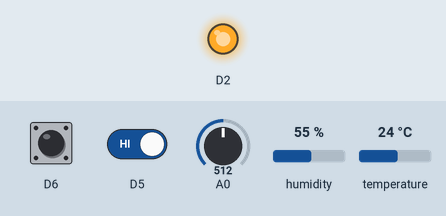
The sketch below on a simulated ESP8266 (NodeMCU). Parts: output pins drawn as LEDs (lit = HIGH). Inputs (shaded band) come from the test bench; at power-on: A0 = 512, D6 LOW, D5 HIGH, temperature 24 °C, humidity 55 %. What the sketch prints to the serial monitor is not drawn.

Above: at 3.2 s.
3.3 s: A0 set to 499
At 3.6 s:
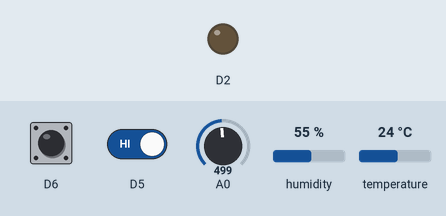
4.8 s: A0 set to 511
At 6.1 s:
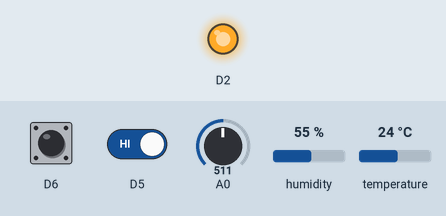
6.4 s: A0 set to 306
At 7.0 s:
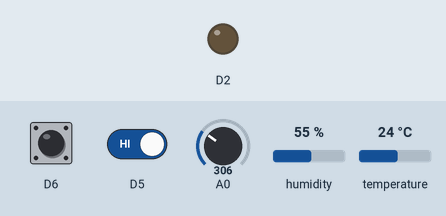
7.9 s: D6 driven HIGH and D5 driven LOW
13.9 s: D6 pulsed LOW 2 times (0.12 s each, 0.3 s apart)
20.5 s: temperature set to 4 °C
Timing chart, 0 to 23.5 s (numbered marks = the images above; inputs shaded):
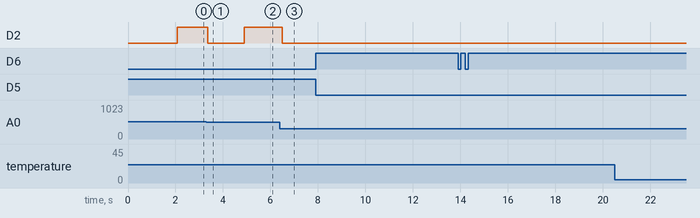

The sketch:

Main_ESP.ino
```cpp
/*
#################################################################
 #  SENIOR PROJECT 2                                           #
 #  TOPIC : DESIGN A SYSTEM OF WATERING THE PLANTS BY MOBILE   #
 #                                                             #
 #       Advisor: Assoc. Prof. TRUONG NGOC SON                 #
 #       Student:                                              #
 #        LE THI KIEU GIANG   ID Student: 19119001             #
 #        NGUYEN HUNG THINH   ID Student: 19119056             #
#################################################################
*/
#define BLYNK_TEMPLATE_ID "TMPL_Gr0TOMH"
#define BLYNK_DEVICE_NAME "SENIOR 2"
#define BLYNK_FIRMWARE_VERSION        "0.1.0"
#define BLYNK_PRINT Serial
#define BLYNK_DEBUG
#define APP_DEBUG
#define USE_NODE_MCU_BOARD
#define DHTPIN 5
#define DHTTYPE DHT11
#include "BlynkEdgent.h"
#include "DHT.h"
DHT dht(DHTPIN, DHTTYPE);
unsigned long times=millis();
bool isPushOn = false;
int Pump_button;
BlynkTimer timer;
void setup()
{
  Serial.begin(115200);
  delay(100);
  BlynkEdgent.begin();
  Blynk.syncVirtual(V0);
  delay(100);
  dht.begin();
  pinMode(A0,INPUT);
  pinMode(D2,OUTPUT);
  pinMode(D5,INPUT);
  pinMode(D6,INPUT);
}
BLYNK_WRITE(V0) {
 Pump_button = param.asInt();
 isPushOn = true;
}
void loop() {
  BlynkEdgent.run();
  int Rain_notification = digitalRead(D5);
  int Waterlevel_notification = digitalRead(D6);
  int analog = analogRead(A0);
  int phantramao = map(analog, 0, 1023, 0, 100);
  int phantram = 100 - phantramao;
  float h = dht.readHumidity();
  float t = dht.readTemperature();
  Blynk.virtualWrite(V5,Rain_notification);
  Blynk.virtualWrite(V7,Waterlevel_notification);
  // Create LED notification in Blynk Application
  if (Rain_notification == 0 and Waterlevel_notification == 1){
    Blynk.virtualWrite(V6, 1);
    Blynk.virtualWrite(V4, 0);
    }else if (Rain_notification == 1 and Waterlevel_notification == 0)
    {
      for(int i = 0; i<5; i++)
      {
        Blynk.virtualWrite(V6, 1);
        Blynk.virtualWrite(V4, 1);
        delay(5);
        Blynk.virtualWrite(V6, 0);
        Blynk.virtualWrite(V4, 0);
        delay(5);
      }
  }
  if (Rain_notification == 0 and Waterlevel_notification == 0){
    Blynk.virtualWrite(V4, 0);
    for(int i = 0; i<5; i++){
      Blynk.virtualWrite(V6, 1);
      delay(5);
      Blynk.virtualWrite(V6, 0);
      delay(5);
    }
  }else if (Rain_notification == 1 and Waterlevel_notification == 1)
  {
    Blynk.virtualWrite(V6, 1);
    for(int i = 0; i<5; i++){
      Blynk.virtualWrite(V4, 1);
      delay(5);
      Blynk.virtualWrite(V4, 0);
      delay(5);
    }
  }
  // Create Threshold for Pump by D2 Pin of ESP8266
  if (Pump_button == 0){
    if (phantram <= 50){
      digitalWrite(D2,HIGH);
      isPushOn = false;
    }
    else if ( phantram > 50){
      digitalWrite(D2,LOW);
    }
  }
    if(isPushOn == true){
      digitalWrite(D2,Pump_button);
      isPushOn = false;
    }
    // Send the value from board into V1, V2, V3 of Blynk Application
    Blynk.virtualWrite(V1, t);
    Blynk.virtualWrite(V2, h);
    Blynk.virtualWrite(V3, phantram);
    // Display data in the Window of Serial motor
    Serial.print("Percentage: "+ String(phantram) + "%\t");
    Serial.print("Humidity: " + String(h) + "%\t");
    Serial.println("Temperature: " + String(t) + "*C");
}
```

Measured:
- the behaviour switches between 507 and 506 on A0 (found by bisection; images 0 and 1)
- after the input at 3.3 s, D2: HIGH → LOW after 0.06 s
- after the input at 4.8 s, D2: LOW → HIGH after 0.10 s
- after the input at 6.4 s, D2: HIGH → LOW after 0.09 s
